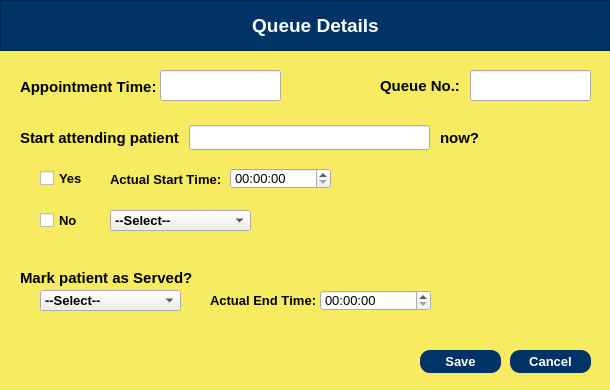
<?xml version="1.0" encoding="UTF-8"?>
<ui version="4.0">
 <class>Dialog</class>
 <widget class="QDialog" name="Dialog">
  <property name="geometry">
   <rect>
    <x>0</x>
    <y>0</y>
    <width>610</width>
    <height>390</height>
   </rect>
  </property>
  <property name="windowTitle">
   <string>Dialog</string>
  </property>
  <widget class="QWidget" name="widgetQueue" native="true">
   <property name="geometry">
    <rect>
     <x>0</x>
     <y>0</y>
     <width>610</width>
     <height>390</height>
    </rect>
   </property>
   <property name="maximumSize">
    <size>
     <width>720</width>
     <height>550</height>
    </size>
   </property>
   <property name="font">
    <font>
     <family>Arial</family>
     <kerning>false</kerning>
    </font>
   </property>
   <property name="styleSheet">
    <string notr="true">QWidget #widgetQueue {
	background-color:  rgb(246, 235, 97);
}</string>
   </property>
   <widget class="QFrame" name="frame">
    <property name="geometry">
     <rect>
      <x>0</x>
      <y>0</y>
      <width>610</width>
      <height>51</height>
     </rect>
    </property>
    <property name="font">
     <font>
      <family>Arial</family>
      <kerning>false</kerning>
     </font>
    </property>
    <property name="styleSheet">
     <string notr="true">background-color: rgb(0, 51, 102);
color: white;</string>
    </property>
    <property name="frameShape">
     <enum>QFrame::StyledPanel</enum>
    </property>
    <property name="frameShadow">
     <enum>QFrame::Raised</enum>
    </property>
    <widget class="QLabel" name="label">
     <property name="geometry">
      <rect>
       <x>210</x>
       <y>10</y>
       <width>211</width>
       <height>31</height>
      </rect>
     </property>
     <property name="font">
      <font>
       <family>Arial</family>
       <pointsize>14</pointsize>
       <weight>75</weight>
       <bold>true</bold>
       <kerning>false</kerning>
      </font>
     </property>
     <property name="text">
      <string>Queue Details</string>
     </property>
     <property name="alignment">
      <set>Qt::AlignCenter</set>
     </property>
    </widget>
   </widget>
   <widget class="QLabel" name="label_2">
    <property name="geometry">
     <rect>
      <x>20</x>
      <y>130</y>
      <width>161</width>
      <height>16</height>
     </rect>
    </property>
    <property name="font">
     <font>
      <family>Arial</family>
      <pointsize>11</pointsize>
      <weight>75</weight>
      <bold>true</bold>
      <kerning>false</kerning>
     </font>
    </property>
    <property name="text">
     <string>Start attending patient</string>
    </property>
    <property name="alignment">
     <set>Qt::AlignLeading|Qt::AlignLeft|Qt::AlignVCenter</set>
    </property>
   </widget>
   <widget class="QPushButton" name="pushBtnCancelQueue">
    <property name="geometry">
     <rect>
      <x>510</x>
      <y>350</y>
      <width>81</width>
      <height>23</height>
     </rect>
    </property>
    <property name="font">
     <font>
      <family>Arial</family>
      <pointsize>10</pointsize>
      <weight>75</weight>
      <bold>true</bold>
      <kerning>false</kerning>
     </font>
    </property>
    <property name="styleSheet">
     <string notr="true">background-color: rgb(0, 51, 102);
color: white;
border-radius: 10px;</string>
    </property>
    <property name="text">
     <string>Cancel</string>
    </property>
    <property name="checkable">
     <bool>false</bool>
    </property>
   </widget>
   <widget class="QPushButton" name="pushBtnSaveQueue">
    <property name="geometry">
     <rect>
      <x>420</x>
      <y>350</y>
      <width>81</width>
      <height>23</height>
     </rect>
    </property>
    <property name="font">
     <font>
      <family>Arial</family>
      <pointsize>10</pointsize>
      <weight>75</weight>
      <bold>true</bold>
      <kerning>false</kerning>
     </font>
    </property>
    <property name="styleSheet">
     <string notr="true">background-color: rgb(0, 51, 102);
color: white;
border-radius: 10px;</string>
    </property>
    <property name="text">
     <string>Save</string>
    </property>
    <property name="checkable">
     <bool>false</bool>
    </property>
   </widget>
   <widget class="QLineEdit" name="lineEditPatientName">
    <property name="geometry">
     <rect>
      <x>189</x>
      <y>125</y>
      <width>241</width>
      <height>25</height>
     </rect>
    </property>
    <property name="font">
     <font>
      <family>Arial</family>
      <pointsize>10</pointsize>
      <kerning>false</kerning>
     </font>
    </property>
   </widget>
   <widget class="QLabel" name="label_9">
    <property name="geometry">
     <rect>
      <x>380</x>
      <y>76</y>
      <width>81</width>
      <height>20</height>
     </rect>
    </property>
    <property name="font">
     <font>
      <family>Arial</family>
      <pointsize>11</pointsize>
      <weight>75</weight>
      <bold>true</bold>
      <kerning>false</kerning>
     </font>
    </property>
    <property name="text">
     <string>Queue No.:</string>
    </property>
   </widget>
   <widget class="QLineEdit" name="lineEditQueueNo">
    <property name="geometry">
     <rect>
      <x>470</x>
      <y>70</y>
      <width>121</width>
      <height>31</height>
     </rect>
    </property>
    <property name="font">
     <font>
      <family>Arial</family>
      <pointsize>14</pointsize>
      <weight>75</weight>
      <bold>true</bold>
      <kerning>false</kerning>
     </font>
    </property>
    <property name="alignment">
     <set>Qt::AlignCenter</set>
    </property>
   </widget>
   <widget class="QLabel" name="label_3">
    <property name="geometry">
     <rect>
      <x>440</x>
      <y>130</y>
      <width>41</width>
      <height>16</height>
     </rect>
    </property>
    <property name="font">
     <font>
      <family>Arial</family>
      <pointsize>11</pointsize>
      <weight>75</weight>
      <bold>true</bold>
      <kerning>false</kerning>
     </font>
    </property>
    <property name="text">
     <string>now?</string>
    </property>
    <property name="alignment">
     <set>Qt::AlignLeading|Qt::AlignLeft|Qt::AlignVCenter</set>
    </property>
   </widget>
   <widget class="QCheckBox" name="checkBoxYes">
    <property name="geometry">
     <rect>
      <x>40</x>
      <y>170</y>
      <width>70</width>
      <height>17</height>
     </rect>
    </property>
    <property name="font">
     <font>
      <family>Arial</family>
      <pointsize>10</pointsize>
      <weight>75</weight>
      <bold>true</bold>
     </font>
    </property>
    <property name="text">
     <string>Yes</string>
    </property>
   </widget>
   <widget class="QCheckBox" name="checkBoxNo">
    <property name="geometry">
     <rect>
      <x>40</x>
      <y>210</y>
      <width>70</width>
      <height>21</height>
     </rect>
    </property>
    <property name="font">
     <font>
      <family>Arial</family>
      <pointsize>10</pointsize>
      <weight>75</weight>
      <bold>true</bold>
     </font>
    </property>
    <property name="text">
     <string>No</string>
    </property>
   </widget>
   <widget class="QComboBox" name="comboStatusNo">
    <property name="geometry">
     <rect>
      <x>110</x>
      <y>210</y>
      <width>141</width>
      <height>21</height>
     </rect>
    </property>
    <property name="font">
     <font>
      <family>Arial</family>
      <pointsize>10</pointsize>
      <weight>75</weight>
      <bold>true</bold>
     </font>
    </property>
    <item>
     <property name="text">
      <string>--Select--</string>
     </property>
    </item>
    <item>
     <property name="text">
      <string>Skipped</string>
     </property>
    </item>
   </widget>
   <widget class="QLabel" name="label_4">
    <property name="geometry">
     <rect>
      <x>20</x>
      <y>76</y>
      <width>141</width>
      <height>21</height>
     </rect>
    </property>
    <property name="font">
     <font>
      <family>Arial</family>
      <pointsize>11</pointsize>
      <weight>75</weight>
      <bold>true</bold>
      <kerning>false</kerning>
     </font>
    </property>
    <property name="text">
     <string>Appointment Time:</string>
    </property>
    <property name="alignment">
     <set>Qt::AlignLeading|Qt::AlignLeft|Qt::AlignVCenter</set>
    </property>
   </widget>
   <widget class="QLabel" name="label_5">
    <property name="geometry">
     <rect>
      <x>110</x>
      <y>171</y>
      <width>121</width>
      <height>16</height>
     </rect>
    </property>
    <property name="font">
     <font>
      <family>Arial</family>
      <pointsize>10</pointsize>
      <weight>75</weight>
      <bold>true</bold>
      <kerning>false</kerning>
     </font>
    </property>
    <property name="text">
     <string>Actual Start Time:</string>
    </property>
    <property name="alignment">
     <set>Qt::AlignLeading|Qt::AlignLeft|Qt::AlignVCenter</set>
    </property>
   </widget>
   <widget class="QTimeEdit" name="timeEditStartTime">
    <property name="geometry">
     <rect>
      <x>230</x>
      <y>168</y>
      <width>101</width>
      <height>21</height>
     </rect>
    </property>
    <property name="font">
     <font>
      <family>Arial</family>
      <pointsize>10</pointsize>
     </font>
    </property>
   </widget>
   <widget class="QLabel" name="label_6">
    <property name="geometry">
     <rect>
      <x>210</x>
      <y>292</y>
      <width>111</width>
      <height>16</height>
     </rect>
    </property>
    <property name="font">
     <font>
      <family>Arial</family>
      <pointsize>10</pointsize>
      <weight>75</weight>
      <bold>true</bold>
      <kerning>false</kerning>
     </font>
    </property>
    <property name="text">
     <string>Actual End Time:</string>
    </property>
    <property name="alignment">
     <set>Qt::AlignLeading|Qt::AlignLeft|Qt::AlignVCenter</set>
    </property>
   </widget>
   <widget class="QTimeEdit" name="timeEditEndTime">
    <property name="geometry">
     <rect>
      <x>320</x>
      <y>290</y>
      <width>111</width>
      <height>21</height>
     </rect>
    </property>
    <property name="font">
     <font>
      <family>Arial</family>
      <pointsize>10</pointsize>
     </font>
    </property>
   </widget>
   <widget class="QLabel" name="label_7">
    <property name="geometry">
     <rect>
      <x>20</x>
      <y>270</y>
      <width>181</width>
      <height>16</height>
     </rect>
    </property>
    <property name="font">
     <font>
      <family>Arial</family>
      <pointsize>11</pointsize>
      <weight>75</weight>
      <bold>true</bold>
      <kerning>false</kerning>
     </font>
    </property>
    <property name="text">
     <string>Mark patient as Served?</string>
    </property>
    <property name="alignment">
     <set>Qt::AlignLeading|Qt::AlignLeft|Qt::AlignVCenter</set>
    </property>
   </widget>
   <widget class="QComboBox" name="comboMarkServed">
    <property name="geometry">
     <rect>
      <x>40</x>
      <y>290</y>
      <width>141</width>
      <height>21</height>
     </rect>
    </property>
    <property name="font">
     <font>
      <family>Arial</family>
      <pointsize>10</pointsize>
      <weight>75</weight>
      <bold>true</bold>
     </font>
    </property>
    <item>
     <property name="text">
      <string>--Select--</string>
     </property>
    </item>
    <item>
     <property name="text">
      <string>Yes</string>
     </property>
    </item>
    <item>
     <property name="text">
      <string>No</string>
     </property>
    </item>
   </widget>
   <widget class="QLineEdit" name="lineEditAppTime">
    <property name="geometry">
     <rect>
      <x>160</x>
      <y>70</y>
      <width>121</width>
      <height>31</height>
     </rect>
    </property>
    <property name="font">
     <font>
      <family>Arial</family>
      <pointsize>14</pointsize>
      <weight>75</weight>
      <bold>true</bold>
      <kerning>false</kerning>
     </font>
    </property>
    <property name="alignment">
     <set>Qt::AlignCenter</set>
    </property>
   </widget>
  </widget>
 </widget>
 <resources/>
 <connections/>
</ui>
